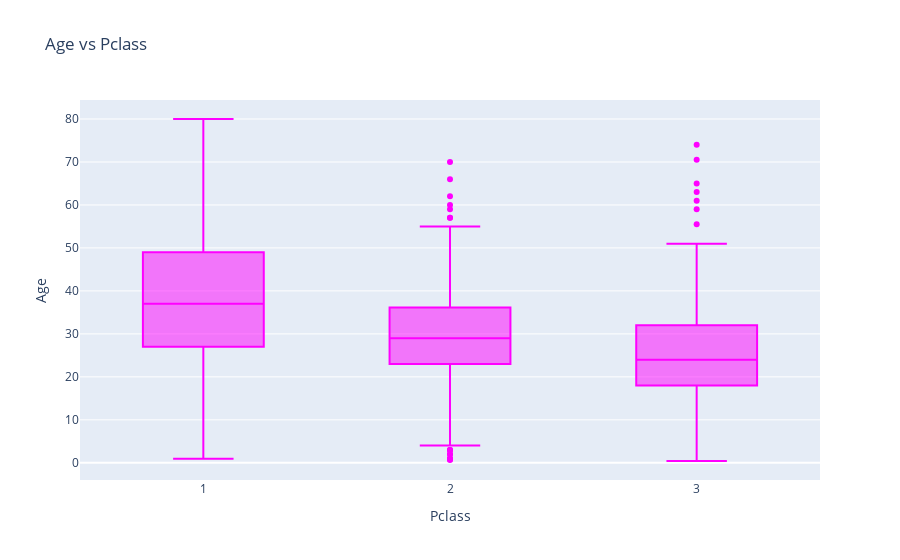

The notebook cell saved with this chart:
### Code cell
#quaetilewise distribution--box and whisker--placc vs age
trace=go.Box(x=df['Pclass'],y=df['Age'],marker={'color':'magenta'})
#define the layout
l=go.Layout(title="Age vs Pclass",xaxis={'title':'Pclass'},yaxis={'title':'Age'})
#display the fig
fig=go.Figure(data=trace,layout=l)
iplot(fig)

### Figure 1 — Plotly figure (JSON) as saved in the notebook; plotly's stock layout.template omitted (floating-point values rounded to 4 significant figures; data arrays with more than 128 entries replaced by an {"elided": "..."} marker saying what was removed)
{"data": [{"marker": {"color": "magenta"}, "type": "box", "x": {"elided": "891 int values"}, "y": {"elided": "891 float values"}}], "layout": {"title": {"text": "Age vs Pclass"}, "xaxis": {"title": {"text": "Pclass"}}, "yaxis": {"title": {"text": "Age"}}}}
